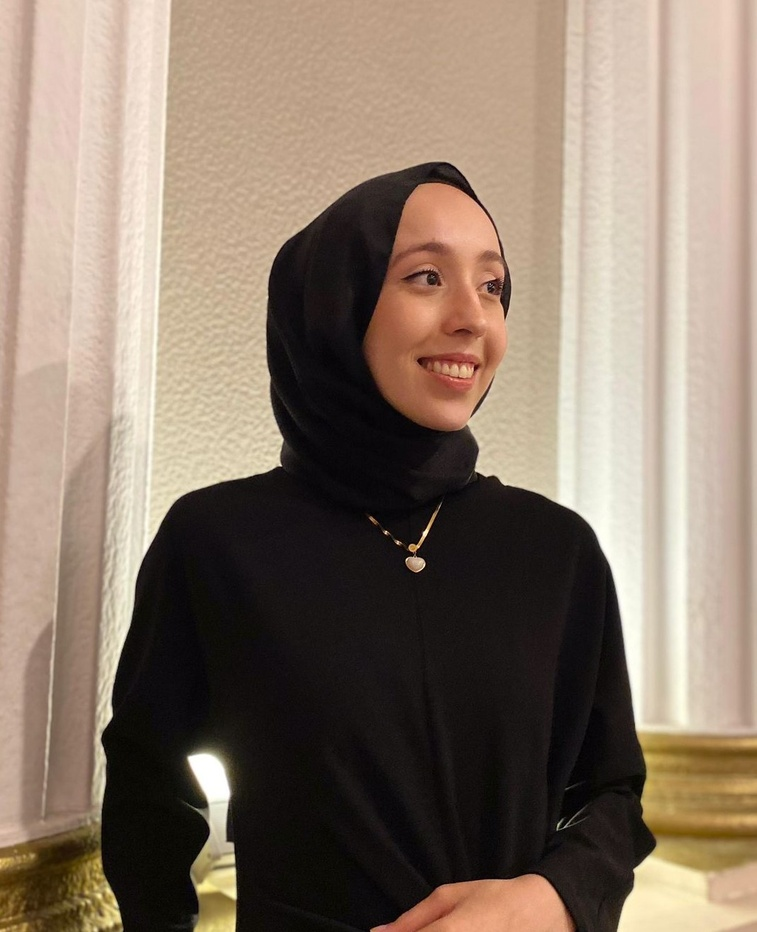
#> input picture opencv/data/ben.jpg, 757 x 932 px, shrunk from 1067 x 1313 before the run, given in place of satranc3x3.jpg, which was not available
$ python u4_farkli_okuma_mod.py
#> lines starting #> are read from the running program, lines starting #| are printed output that depends on the picture; pictures that were not available may be replaced by others from this repository, and a replacement may not be noted
import cv2 as cv
#dosya yolunu tanımla
path_strnc=r'data/satranc3x3.jpg'
path_elma=r'data/elma.jpg'
#Renkli modda oku
img_color=cv.imread(path_strnc,cv.IMREAD_COLOR)
#> img_color is the input picture: shape (932, 757, 3); mean B, G, R 105.4, 120.5, 137.4
img_elma_color=cv.imread(path_elma,1)
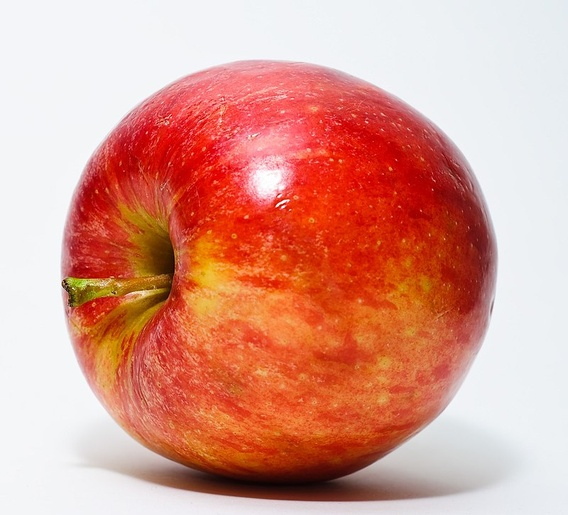
#> input picture opencv/data/elma.jpg, 568 x 515 px, shrunk from 800 x 725 before the run, found by its file name
#> img_elma_color is the input picture: shape (515, 568, 3); mean B, G, R 141, 155.8, 219.5
#parametre değeri cv.IMREAD_COLOR yerine 1 de yazılabilir
#img_color=cv.imread(path_strnc,cv.1)
#varsayılan değeri bu şekilde

#siyah beyaz modda oku
img_gry=cv.imread(path_strnc,0)
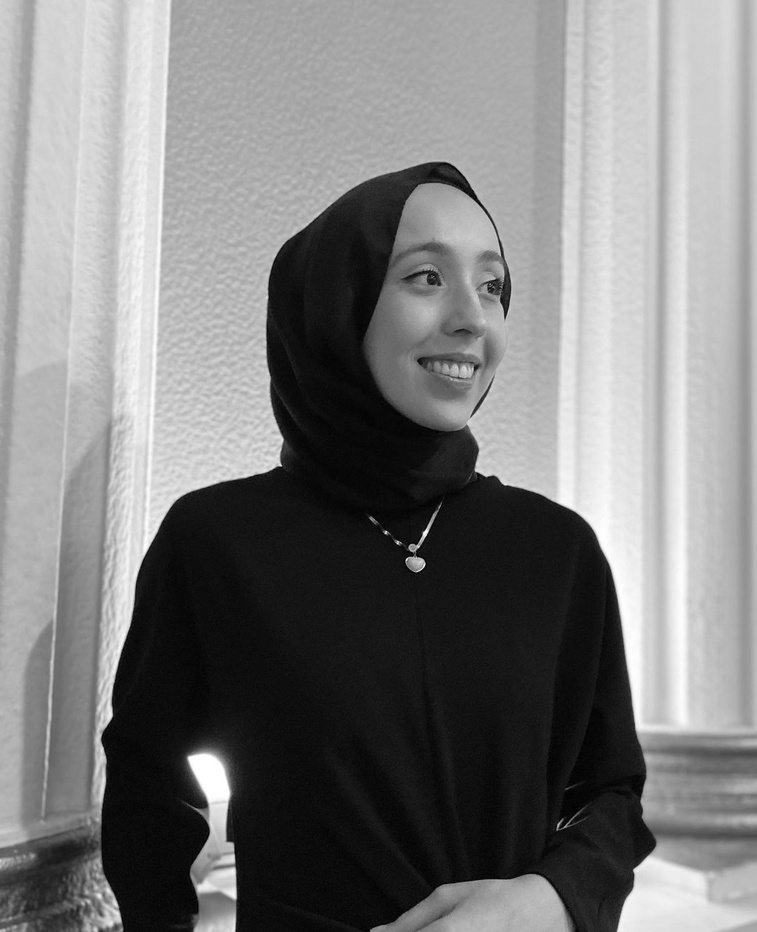
#> img_gry: shape (932, 757); min 0, max 255, mean 123.8
img_elma_gry=cv.imread(path_elma,cv.IMREAD_GRAYSCALE)
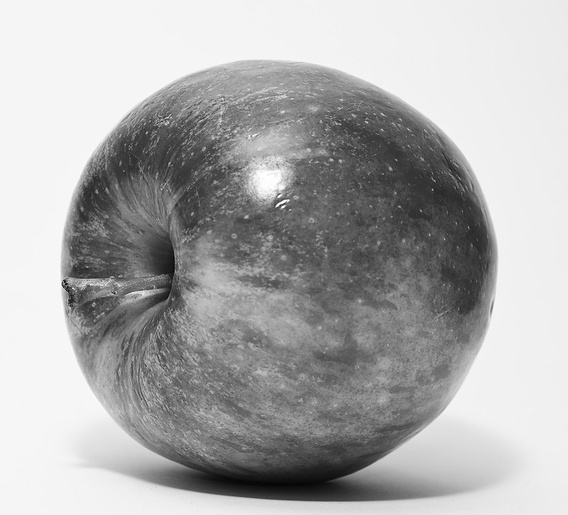
#> img_elma_gry: shape (515, 568); min 2, max 255, mean 173.1

# 0 YERİNE cv.IMREAD_GRAYSCALE

# ciktiyi göster
cv.imshow("Renkli Cikti",img_color)
cv.imshow("kirmizi Elma",img_elma_color)
cv.imshow("SB Elma",img_elma_gry)
cv.imshow("Siyah Beyaz Ciktisi", img_gry)
#bir tuşa basılana kadar bekle
cv.waitKey(0)
cv.destroyAllWindows()

#Renkli fotoyu siyah beyaza çevirirken
#Y=0.299R+0.587G+0.114B
